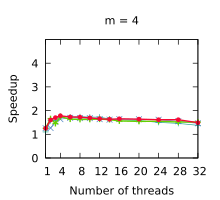

Write the gnuplot code that produced this figure.
set title "m = 4"
set terminal pdf size 2.2,2.0
set output "./results/Scans_n___4,194,304,_m___4.pdf"
set key off
set xrange [1:32]
set xtics (1, 4, 8, 12, 16, 20, 24, 28, 32)
set xlabel "Number of threads"
set yrange [0:5]
set ytics (0, 1, 2, 3, 4)
set ylabel "Speedup"
plot './results/Scans_n___4,194,304,_m___4.dat' using 1:2 title "Outer parallelism" pointsize 0.7 lw 1 pt 1 linecolor rgb "#24A793" with linespoints, \
  './results/Scans_n___4,194,304,_m___4.dat' using 1:3 title "Inner parallelism" pointsize 0.7 lw 1 pt 2 linecolor rgb "#5287C6" with linespoints, \
  './results/Scans_n___4,194,304,_m___4.dat' using 1:4 title "Multi-atomics 64" pointsize 0.7 lw 2 pt 1 linecolor rgb "#64D000" with linespoints, \
  './results/Scans_n___4,194,304,_m___4.dat' using 1:5 title "WorkAssisting" pointsize 0.4 lw 2 pt 7 linecolor rgb "#F40A35" with linespoints
